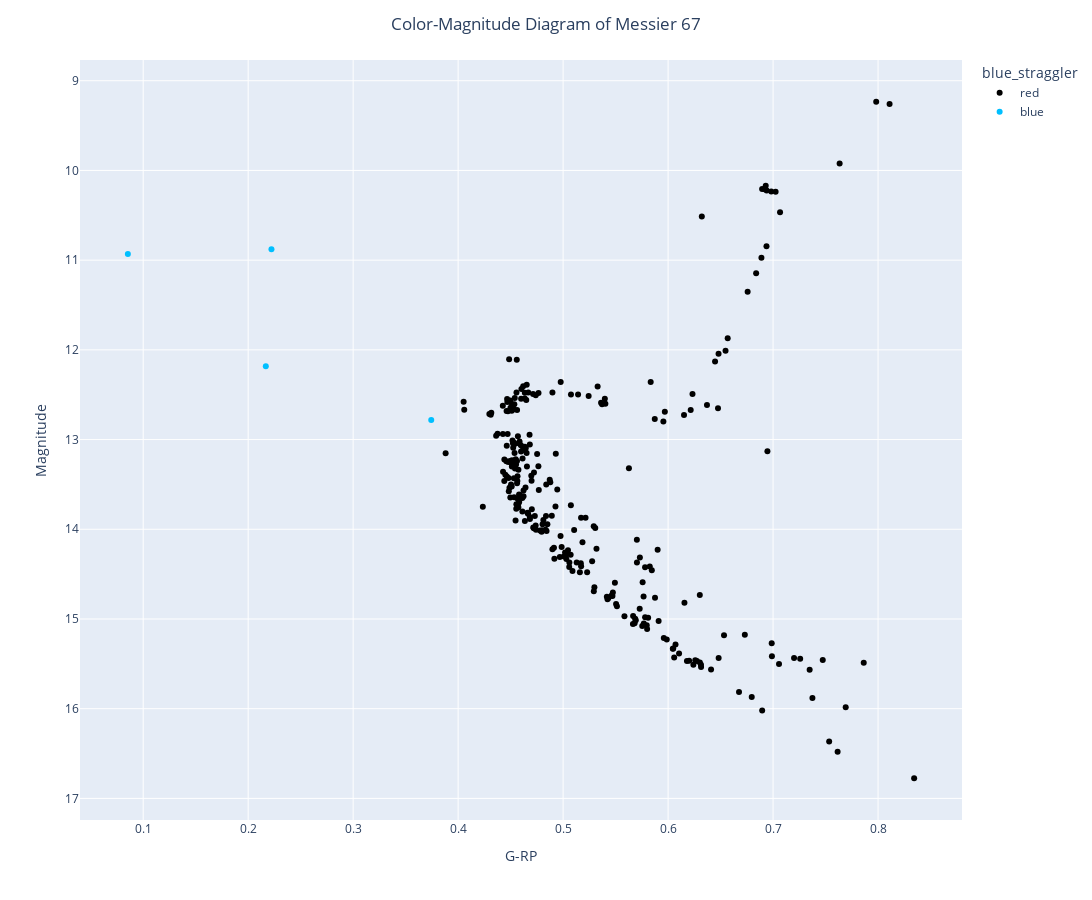

Notebook code for this chart:
### Code cell
# create the H-R diagram with a plot of magnitude vs. G-RP
fig = px.scatter(df, x = 'g_rp', y = 'phot_g_mean_mag', hover_data = ['ra', 'dec', 'designation'],  color_discrete_sequence = colors, color = 'blue_straggler')
fig.update_layout(yaxis_autorange="reversed")
fig.update_layout(dict(xaxis_title = 'G-RP', yaxis_title = 'Magnitude', width = 1200, height = 900, title_text = 'Color-Magnitude Diagram of Messier 67', title_x = 0.5))
fig.show()

### Figure 1 — Plotly figure (JSON) as saved in the notebook; plotly's stock layout.template omitted (floating-point values rounded to 4 significant figures; data arrays with more than 128 entries replaced by an {"elided": "..."} marker saying what was removed)
{"data": [{"customdata": {"elided": "279x3 mixed values"}, "hovertemplate": "blue_straggler=red<br>g_rp=%{x}<br>phot_g_mean_mag=%{y}<br>ra=%{customdata[0]}<br>dec=%{customdata[1]}<br>designation=%{customdata[2]}<extra></extra>", "legendgroup": "red", "marker": {"color": "black", "symbol": "circle"}, "mode": "markers", "name": "red", "orientation": "v", "showlegend": true, "type": "scatter", "x": {"elided": "279 float values"}, "xaxis": "x", "y": {"elided": "279 float values"}, "yaxis": "y"}, {"customdata": [[132.8, 11.77, "Gaia DR3 604917285757665920"], [132.9, 11.86, "Gaia DR3 604921202767814528"], [132.9, 11.84, "Gaia DR3 604918179110923520"], [132.9, 11.85, "Gaia DR3 604918213472162432"]], "hovertemplate": "blue_straggler=blue<br>g_rp=%{x}<br>phot_g_mean_mag=%{y}<br>ra=%{customdata[0]}<br>dec=%{customdata[1]}<br>designation=%{customdata[2]}<extra></extra>", "legendgroup": "blue", "marker": {"color": "deepskyblue", "symbol": "circle"}, "mode": "markers", "name": "blue", "orientation": "v", "showlegend": true, "type": "scatter", "x": [0.3744, 0.08539, 0.2168, 0.2222], "xaxis": "x", "y": [12.78, 10.93, 12.18, 10.88], "yaxis": "y"}], "layout": {"height": 900, "legend": {"title": {"text": "blue_straggler"}, "tracegroupgap": 0}, "margin": {"t": 60}, "title": {"text": "Color-Magnitude Diagram of Messier 67", "x": 0.5}, "width": 1200, "xaxis": {"anchor": "y", "domain": [0, 1], "title": {"text": "G-RP"}}, "yaxis": {"anchor": "x", "autorange": "reversed", "domain": [0, 1], "title": {"text": "Magnitude"}}}}
